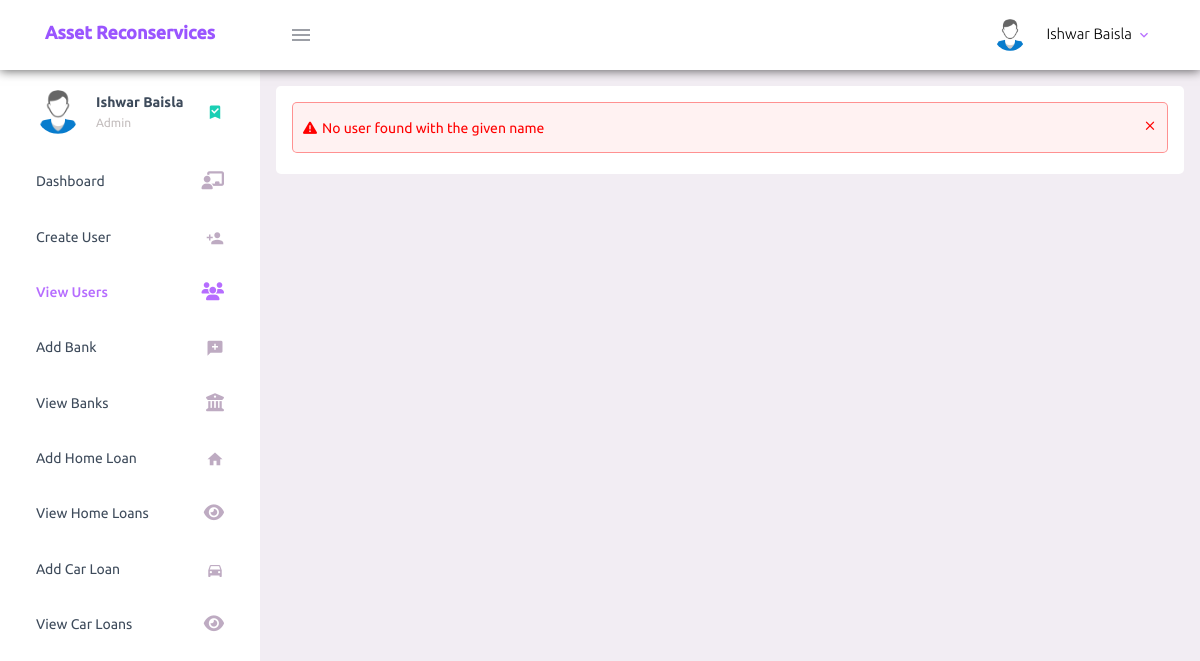
The app's page /view-users.php (signed in), older data.
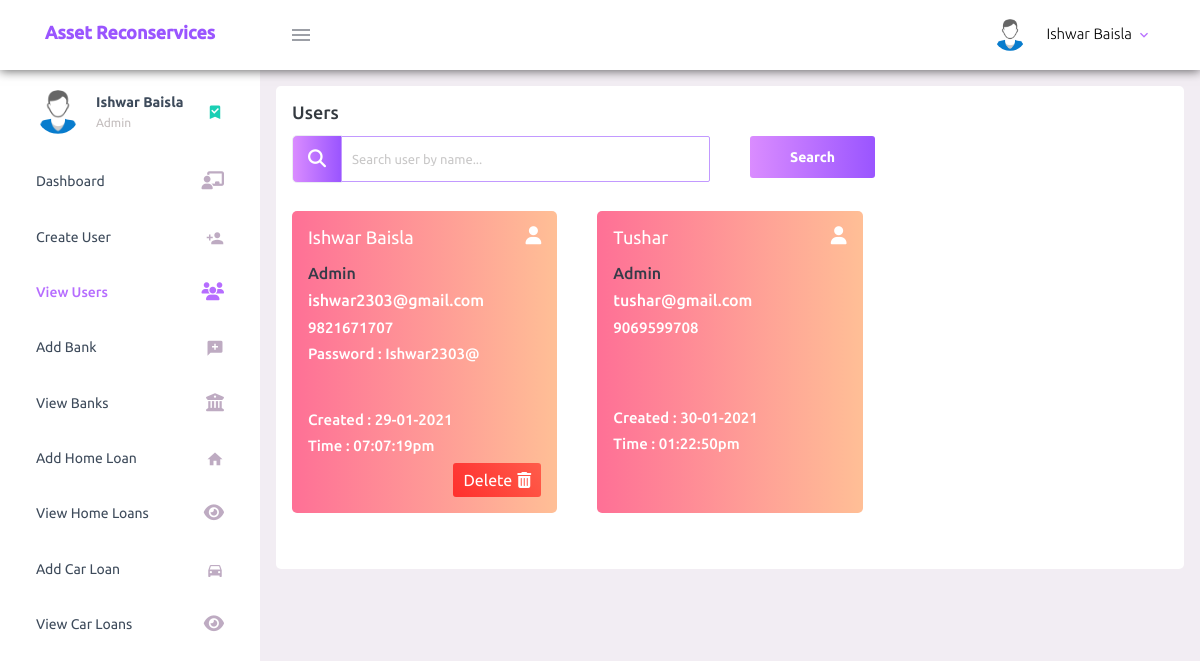
The same page, newer data.
### tables this page shows
CREATE TABLE `user_registration` (
  `user_id` int(11) NOT NULL,
  `user_full_name` varchar(200) NOT NULL,
  `user_email` varchar(200) NOT NULL,
  `user_mobile` varchar(200) NOT NULL,
  `user_password` varchar(200) NOT NULL,
  `user_password_changed` tinyint(4) NOT NULL,
  `user_role` tinyint(4) NOT NULL,
  `user_permitted` tinyint(4) NOT NULL,
  `user_updated_timestamp` varchar(100) NOT NULL
);

### view-users.php (the view, shortened to what this page needs)
<?php
    require_once('connection.php');
    $db_error = '';
    $users_array = array();
    $temp_array = array();
    $search_user = '';
    $sql = "SELECT * FROM user_registration WHERE user_permitted = '1' ORDER BY user_role DESC";
    $result = $conn->query($sql);
    while($row = $result->fetch_assoc()){
      array_push($temp_array, $row);
      $control = 1;
      if($control){
        array_push($users_array, $row);
      }
    }
    if(sizeof($users_array) == 0){
      $users_array = $temp_array;
    }
?>
<!DOCTYPE html>
<html lang="en">
  <head>
    <?php require 'includes/layout.php'; ?>
  </head>
  <body>
    <div class="container-scroller">
      <?php require 'includes/dashboard-header.php'; ?>
      <div class="container-fluid page-body-wrapper">
        <?php require 'includes/side-navigation.php'; ?>
        <div class="main-panel">
          <div class="content-wrapper">
            <div class="row">
              <div class="col-12 grid-margin stretch-card mb-0">
                <div class="card">
                  <div class="card-body">
                    <?php require 'includes/flash-message.php'; ?>
                      <?php
                        if($db_error == ''){
                          if(sizeof($users_array) > 0){
                            ?>
                            <h4 class="card-title">Users</h4>
                            <form action="" method="POST">
                              <div class="form-group mb-3">
                                <div class="row">
                                  <div class="col-md-6 mb-2">
                                    <div class="input-group">
                                      <div class="input-group-prepend">
                                        <span class="input-group-text bg-gradient-primary text-white br">
                                          <i class="fas fa-search"></i>
                                        </span>
                                      </div>
                                      <input oninput="this.value = this.value.toUpperCase()" type="text" class="form-control form-input" name="searchUser" value="<?php echo $search_user; ?>" placeholder="Search user by name...">
                                    </div>
                                  </div>
                                  <div class="col-md-6 mb-3 form-inline">
                                      <button type="submit" class="btn btn-gradient-primary mr-2">Search</button>
                                  </div>
                                </div>
                              </div>
                            </form>
                            <div class="row bank-card-container">
                            <?php
                            foreach($users_array as $user){
                                $encoded_user_id = base64_encode($user['user_id']);
                                $created_date = new DateTime($user['user_updated_timestamp']);
                                $full_name = $user['user_full_name'];
                                $role = $user['user_role'];
                                if($role == '2'){
                                  $role_value = 'Admin';
                                  $css_card = 'card bg-gradient-danger card-img-holder text-white';
                                }
                                $email = base64_decode($user['user_email']);
                                $contact = base64_decode($user['user_mobile']);
                                $password = base64_decode($user['user_password'])
                                ?>
                                <div class="col-md-4 stretch-card grid-margin">
                                  <div class="<?php echo $css_card; ?>">
                                    <div class="card-body">
                                      <h4 class="font-weight-normal mb-3 capt">
                                        <?php echo $full_name; ?>
                                        <i class="fas fa-user mdi-24px float-right"></i>
                                      </h4>
                                      <h5 class="mb-2 user-role">
                                        <?php echo $role_value; ?>
                                      </h5>
                                      <h5 class="mb-2">
                                        <?php echo $email; ?>
                                      </h5>
                                      <h6 class="mb-2">
                                        <?php echo $contact; ?>
                                      </h6>
                                      <?php if($_SESSION['user_id'] == $user['user_id']){ ?>
                                      <h6 class="mb-5">
                                        <?php echo 'Password : '.$password; ?>
                                      </h6>
                                      <?php }
                                      else{
                                        ?>
                                        <div class="mb-5"></div>
                                        <div class="mb-3"></div>
                                        <?php
                                      }
                                      ?>
                                      <h6 class="mb-2">
                                        <?php echo 'Created : '.$created_date->format('d-m-Y'); ?>
                                      </h6>
                                      <h6 class="mb-2">
                                        <?php echo 'Time : '.$created_date->format('h:i:sa'); ?>
                                      </h6>
                                      <div class="bank-operation form-inline justify-content-end">
                                        <?php if($_SESSION['user_id'] == $user['user_id'] || $role != '2'){ ?>
                                        <label class="delete-btn" onclick="confirmResourceDeletion('<?php echo $encoded_user_id; ?>','user')">Delete
                                          <i class="fas fa-trash-alt"></i>
                                        </label>
                                        <?php } ?>
                                      </div>
                                    </div>
                                  </div>
                                </div>
                                <?php
                            }
                            ?>
                            </div>
                            <?php
                          }
                        }
                      ?>
                  </div>
                </div>
              </div>
          </div>
        </div>
      </div>
    </div>
  </body>
</html>

### includes/layout.php (shortened to what this page needs)
<link rel="stylesheet" href="assets/vendors/mdi/css/materialdesignicons.min.css">
<link rel="stylesheet" href="assets/vendors/css/vendor.bundle.base.css">
<link rel="stylesheet" href="assets/css/style.css">

### includes/dashboard-header.php (shortened to what this page needs)
<nav class="asset-header navbar default-layout-navbar col-lg-12 col-12 p-0 fixed-top d-flex flex-row">
  <div class="text-center navbar-brand-wrapper d-flex align-items-center justify-content-center">
    <a class="navbar-brand brand-logo" href="index.php">
      <h3 class="logo-container">
        <span style=" font-size:18px;">Asset Reconservices</span>
      </h3>
    </a>
  </div>
  <div class="navbar-menu-wrapper d-flex align-items-stretch">
    <button class="navbar-toggler navbar-toggler align-self-center" type="button" data-toggle="minimize">
      <span class="mdi mdi-menu"></span>
    </button>
    <ul class="navbar-nav navbar-nav-right">
      <li class="nav-item nav-profile dropdown">
        <a class="nav-link dropdown-toggle" id="profileDropdown" href="#" data-toggle="dropdown" aria-expanded="false">
          <div class="nav-profile-img">
            <img src="assets/images/faces-clipart/pic-1.png" alt="">
          </div>
          <div class="nav-profile-text">
            <p class="mb-1 text-black"><?php echo $_SESSION['user_full_name']; ?></p>
          </div>
        </a>
      </li>
    </div>
</nav>

### includes/side-navigation.php (shortened to what this page needs)
<?php
  $sql = "SELECT home_loan_cid FROM home_loan";
  $home_loans_res = $conn->query($sql);
  $total_home_loan_cases = $home_loans_res->num_rows;
  $sql = "SELECT car_loan_cid FROM car_loan";
  $car_loans_res = $conn->query($sql);
  $total_car_loan_cases = $car_loans_res->num_rows;
?>
<div class="sidebar-space-cover"></div>
<nav class="sidebar sidebar-offcanvas" id="sidebar">
  <ul class="nav mb-0 ">
  <li class="nav-item nav-profile">
      <a onclick="return false" href="" class="nav-link pointer-behaviour-none">
        <div class="nav-profile-image">
            <img src="assets/images/faces-clipart/pic-1.png" alt="">
        </div>
        <div class="nav-profile-text d-flex flex-column">
          <span class="font-weight-bold mb-2"><?php echo $_SESSION['user_full_name']; ?></span>
          <span class="text-secondary text-small">
            <?php
              $logged_in_user_role = $_SESSION['user_role'];
              if($logged_in_user_role == '2')
                echo 'Admin';
            ?>
          </span>
        </div>
        <i class="mdi mdi-bookmark-check text-success nav-profile-badge"></i>
      </a>
    </li>
    <li class="nav-item">
      <a class="nav-link" href="index.php">
        <span class="menu-title">Dashboard</span>
        <i class="fas fa-chalkboard-teacher menu-icon"></i>
      </a>
    </li>
    <?php if($logged_in_user_role == '2'){ ?>
    <li class="nav-item">
      <a class="nav-link" href="create-user.php  ">
        <span class="menu-title">Create User</span>
        <i class="mdi mdi-account-plus menu-icon"></i>
      </a>
    </li>
    <?php } ?>
    <?php if($logged_in_user_role == '2'){ ?>
    <li class="nav-item">
      <a class="nav-link" href="view-users.php  ">
        <span class="menu-title">View Users</span>
        <i class="fas fa-users menu-icon"></i>
      </a>
    </li>
    <?php } ?>
    <li class="nav-item">
      <a class="nav-link" href="add-bank.php  ">
        <span class="menu-title">Add Bank</span>
        <i class="mdi mdi-message-plus menu-icon"></i>
      </a>
    </li>
    <li class="nav-item">
      <a class="nav-link" href="view-banks.php  ">
        <span class="menu-title">View Banks</span>
        <i class="fas fa-university menu-icon"></i>
      </a>
    </li>
    <li class="nav-item">
      <a class="nav-link" href="home-loan.php  ">
        <span class="menu-title">Add Home Loan</span>
        <i class="mdi mdi-home menu-icon"></i>
      </a>
    </li>
    <?php if($total_home_loan_cases){ ?>
    <li class="nav-item">
      <a class="nav-link" href="view-home-loans.php  ">
        <span class="menu-title">View Home Loans</span>
        <i class="fas fa-eye menu-icon"></i>
      </a>
    </li>
    <?php } ?>
    <li class="nav-item">
      <a class="nav-link" href="car-loan.php  ">
        <span class="menu-title">Add Car Loan</span>
        <i class="mdi mdi-car menu-icon"></i>
      </a>
    </li>
    <?php if($total_car_loan_cases){ ?>
    <li class="nav-item">
      <a class="nav-link" href="view-car-loans.php  ">
        <span class="menu-title">View Car Loans</span>
        <i class="fas fa-eye menu-icon"></i>
      </a>
    </li>
    <?php } ?>
  </ul>
</nav>

### includes/flash-message.php (shortened to what this page needs)
<?php
if(isset($_SESSION['error_msg'])){
    ?>
    <div class="error-msg">
        <i class="fas fa-exclamation-triangle"></i>
        <span>
            <?php echo $_SESSION['error_msg']; ?>
        </span>
        <i class="mdi mdi-window-close close-error-flash-msg"></i>
    </div>
    <?php
}
?>

Row changes from the older to the newer data that the page shows:
now on this page (row edited): user_registration: user_full_name "Ishwar Baisla", user_role "Admin", user_email "ishwar2303@gmail.com", user_mobile "9821671707", user_password "Ishwar2303@", user_updated_timestamp "29-01-2021", user_updated_timestamp "07:07:19pm"
now on this page (row edited): user_registration: user_full_name "Tushar", user_role "Admin", user_email "tushar@gmail.com", user_mobile "9069599708", user_updated_timestamp "30-01-2021", user_updated_timestamp "01:22:50pm"
Text that changed along with them:
$_SESSION['error_msg']: "No user found with the given name" → (not shown)
text now shown: "Users Search"
